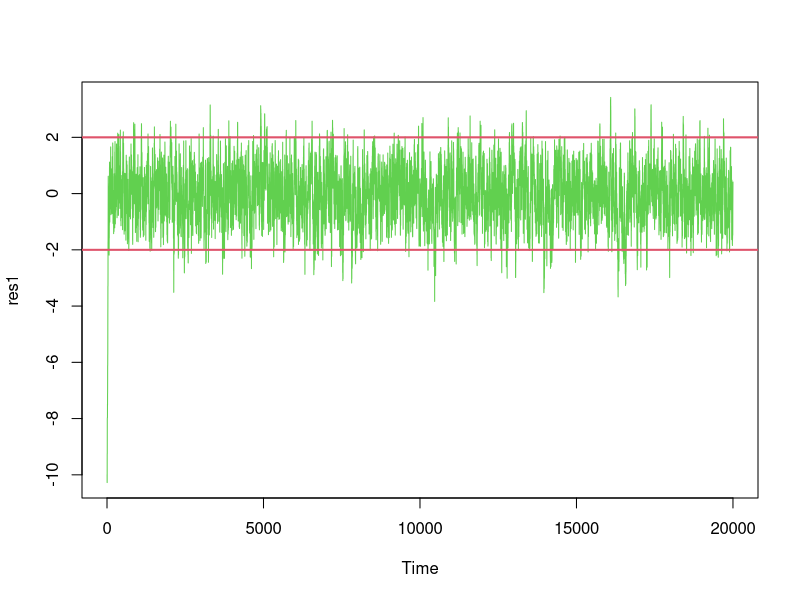
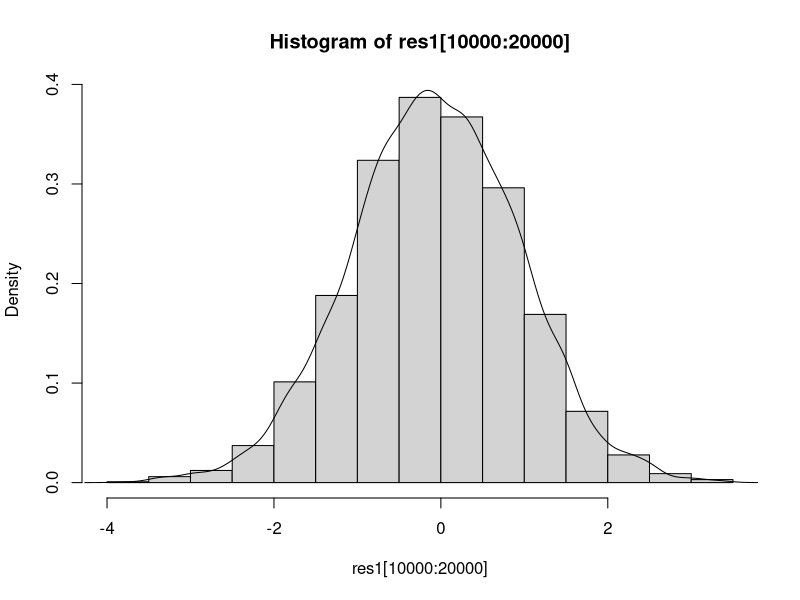

Write the R code that produced these figures, in order.
#Random-wal Metropolis with normal proposals

metroNormal=function(N,b,init){
 x<-rep(init,N)
 for (i in 2:N){
  y<-rnorm(1,x[i-1],b)
  r<-dnorm(y,0,1)/dnorm(x[i-1],0,1)
  u<-runif(1)
  if (u<r) x[i]<-y
  else x[i]<-x[i-1] }
return(x)
}

res1=metroNormal(20000,0.5,-10)
ts.plot(res1,col=3);abline(2,0,lwd=2,col=2);abline(-2,0,lwd=2,col=2)

hist(res1[10000:20000],prob=T)
lines(density(res1[10000:20000]))


